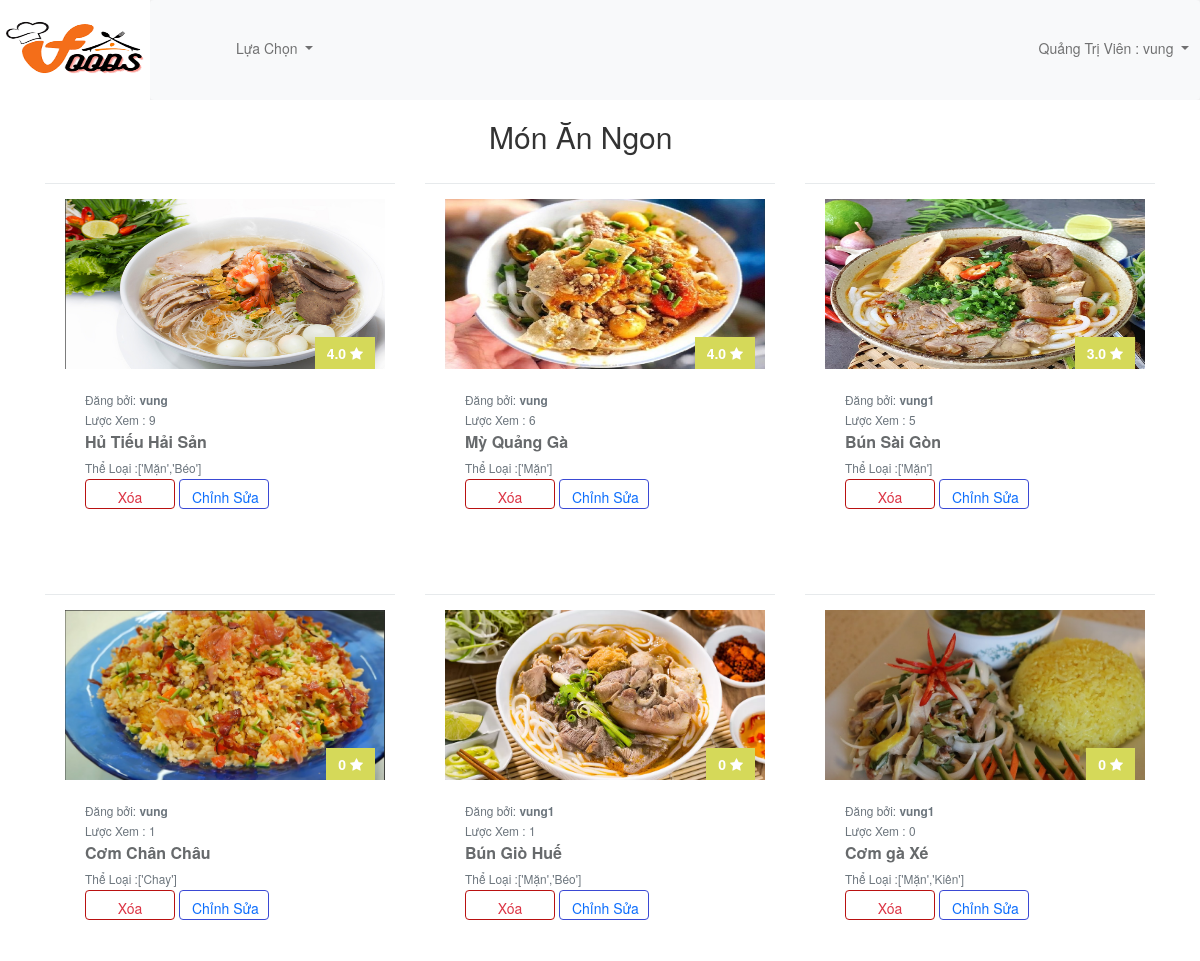
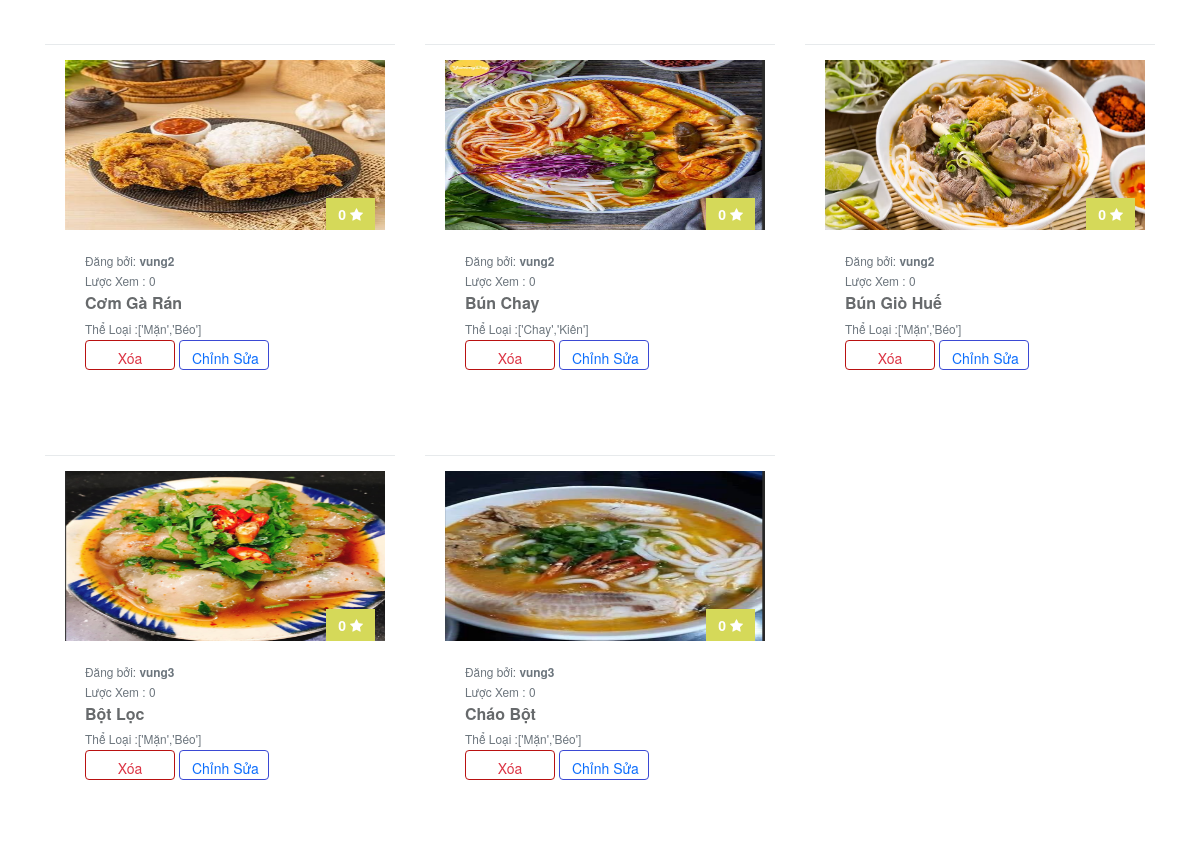
The page /top-view/ (signed in) on the database its author committed (2 pictures, top to bottom).
### myapp/models.py (models this page shows, shortened)
class Recipe(models.Model):
    title = models.CharField(max_length=100,null=True)
    author = models.ForeignKey('auth.User', on_delete=models.CASCADE)
    introduce =  models.CharField(max_length=100,null=True)
    description = models.CharField(max_length=200,null=True)
    created_at = models.DateTimeField(auto_now_add=True)
    views = models.IntegerField(default=0)
    liked_tym = models.ManyToManyField(User, related_name='liked_recipes', blank=True)
    average_rating = models.FloatField(default=0)
    CLASSIFY_CHOICES = [
            ('Mặn', 'Mặn'),
            ('Chay', 'Chay'),
            ('Kiên', 'Kiên'),
            ('Béo', 'Béo'),
        ]
    classify = models.CharField(max_length=10, choices=CLASSIFY_CHOICES)
    @property
    def average_rating(self):
        ratings = self.ratings.all()
        if ratings.exists():
            return round(sum(rating.stars for rating in ratings) / ratings.count(), 2)
        return 0

class RecipeImage(models.Model):
    recipe = models.ForeignKey(Recipe, related_name='images', on_delete=models.CASCADE)
    image = models.ImageField(upload_to='images/')
    uploaded_at = models.DateTimeField(auto_now_add=True)

class Rating(models.Model):
    recipe = models.ForeignKey(Recipe, related_name='ratings', on_delete=models.CASCADE)
    user = models.ForeignKey(User, on_delete=models.CASCADE)
    stars = models.PositiveIntegerField(default=1)
    class Meta:
        unique_together = ('user', 'recipe')  # Đảm bảo mỗi người dùng chỉ đánh giá một công thức một lần

### myapp/views.py (the view)
# urls.py: path('top-view/', views.view_recipes, name='view_recipes'),
@login_required
def view_recipes(request):
    recipes = Recipe.objects.all().order_by('-views')
    context = {
        'recipes': recipes,
    }
    return render(request, 'myapp/filter_view.html', context)

### myapp/templates/myapp/filter_view.html
{% extends "admin/admin.html" %}
{%load static%}
{%block view%}
<link href="https://maxcdn.bootstrapcdn.com/font-awesome/4.3.0/css/font-awesome.min.css" rel="stylesheet">
<div class="container">
    <h2 style="padding-left: 40%;">Món Ăn Ngon </h2>
<div class="row">
    {% for recipe in recipes %}
    <div class="col-md-4">
        <div class="ibox" style="padding-top: 20px;">
            <div class="ibox-content product-box" >
                {% if recipe.images.first %}
                <div class="product"  style="height: 170px;">
                    <img style="height: 170px;width: 320px;"  src="{{ recipe.images.first.image.url }}" alt="">
                </div>
                {% endif %}
                <div class="product-desc">
                    <span class="product-price">
                        {{ recipe.average_rating }} {{recipe.tym}} <i class="fa fa-star checked"></i>
                    </span>
                    <small class="text-muted">Đăng bởi: <b>{{ recipe.author.username }}</b> </small>
                    <br>
                    <small class="text-muted">Lược Xem : {{ recipe.views }}</small>
                    <a href="{%url 'detail' recipe.id %}" class="product-name"> {{recipe.title}}</a>
                    <div>
                    <small style="float: left;" class="text-muted">Thể Loại : </small>
                                {% for category in recipe.classify %}
                                    <small class="text-muted" style="float: left;"> {{ category }} </small>
                                {% endfor %}
                    </div>
                    <div class="m-t text-righ" style='padding-top: 20px;'>
                        <a href="{% url 'admin_delete' recipe.id %}" class="btn btn-outline-danger" style="height: 30px;width: 90px;padding-top: 7px;border: 1px solid #b91111;" > Xóa </a>
                        <a href="{% url 'admin_edit' recipe.id %}" class="btn btn-outline-primary" style="height: 30px;width: 90px;padding-top: 7px;border: 1px solid #3a49d4;">Chỉnh Sửa</a>
                    </div>
                </div>
            </div>
        </div>
    </div>
    {% endfor %}
</div>
</div>
{%endblock view%}

### myapp/templates/admin/admin.html (shortened to what this page needs)
{% load static %}
<!DOCTYPE html>
<html lang="en">
<head>
    <link href="https://cdn.jsdelivr.net/npm/bootstrap@5.0.2/dist/css/bootstrap.min.css" rel="stylesheet">
    <link href="https://maxcdn.bootstrapcdn.com/font-awesome/4.7.0/css/font-awesome.min.css" rel="stylesheet">
    <link rel="stylesheet" href="{%static "css/fixbase.css"%}">
    <link rel="stylesheet" href="{%static "css/fixhome.css"%}">
    <link href="https://maxcdn.bootstrapcdn.com/font-awesome/4.3.0/css/font-awesome.min.css" rel="stylesheet">
    <link href="//maxcdn.bootstrapcdn.com/bootstrap/3.3.0/css/bootstrap.min.css" rel="stylesheet" id="bootstrap-css">
</head>
<body>
    <div class='home'>
        <a href="{% url 'ad' %}"><img style="width: 150px; height: 100px;" src="{% static "imgg/logo.png" %}" alt=""></a>
        <nav class="navbar navbar-expand-lg navbar-light bg-light" style="height: 100px;width: auto; padding-left: 40px;">
            <div class="left">
                <ul class="navbar-nav me-auto mb-2 mb-lg-0">
                  <li class="nav-item dropdown">
                    <a class="nav-link dropdown-toggle" href="#" id="navbarDropdown" role="button" data-bs-toggle="dropdown" aria-expanded="false" style="height: 95px; padding-top:35px;padding-left: 45px;">
                      Lựa Chọn
                    </a>
                   </li>
                </ul>
            </div>
            <div class="right" style="padding-left: 70% ;">
              <ul class="navbar-nav me-auto mb-2 mb-lg-0">
                <li class="nav-item dropdown">
                  <a class="nav-link dropdown-toggle" href="#" role="button" data-bs-toggle="dropdown" aria-expanded="false" style="height: 95px; padding-top:35px;padding-left: 15px;">Quảng Trị Viên :
                    {{request.user}}
                  </a>
                </li>
            </div>
          </nav>
    </div>
    {% block admin_edit %}
    {% block view %}{% endblock view %}
{% endblock admin_edit %}
</body>
</html>

### myapp/static/css/fixbase.css (style rules this page uses)
.home { background-color: rgb(240, 240, 240); height: 100px; }
.home img { float: left; }

### myapp/static/css/fixhome.css (style rules this page uses)
body { margin-top:20px; background:#eee; }
.product-box { padding: 0; border: 1px solid #e7eaec; }
.product-desc { padding: 20px; position: relative; }
.product-name { font-size: 16px; font-weight: 600; color: #676a6c; display: block; margin: 2px 0 5px 0; }
.product-price { font-size: 14px; font-weight: 600; color: #ffffff; background-color: #d5d959; padding: 6px 12px; position: absolute; top: -32px; right: 0; }
.ibox { clear: both; margin-bottom: 25px; margin-top: 0; padding: 0; }
.ibox:after, .ibox:before { display: table; }
.ibox-content { background-color: #ffffff; color: inherit; padding: 15px 20px 20px 20px; border-color: #e7eaec; border-image: none; border-style: solid solid none; border-width: 1px 0; }

### rows shown on the page
Recipe: images.first.image (picture), average_rating "4.0", author.username "vung", views "9", title "Hủ Tiếu Hải Sản", classify "[" "'" "M" "ă" "n" "'" "," "'" "B" "e" "o" "'" "]"
Recipe: images.first.image (picture), average_rating "4.0", author.username "vung", views "6", title "Mỳ Quảng Gà", classify "[" "'" "M" "ă" "n" "'" "]"
Recipe: images.first.image (picture), average_rating "3.0", author.username "vung1", views "5", title "Bún Sài Gòn", classify "[" "'" "M" "ă" "n" "'" "]"
Recipe: images.first.image (picture), average_rating "0", author.username "vung", views "1", title "Cơm Chân Châu", classify "[" "'" "C" "h" "a" "y" "'" "]"
Recipe: images.first.image (picture), average_rating "0", author.username "vung1", views "1", title "Bún Giò Huế", classify "[" "'" "M" "ă" "n" "'" "," "'" "B" "e" "o" "'" "]"
Recipe: images.first.image (picture), average_rating "0", author.username "vung1", views "0", title "Cơm gà Xé", classify "[" "'" "M" "ă" "n" "'" "," "'" "K" "i" "ê" "n" "'" "]"
Recipe: images.first.image (picture), average_rating "0", author.username "vung2", views "0", title "Cơm Gà Rán", classify "[" "'" "M" "ă" "n" "'" "," "'" "B" "e" "o" "'" "]"
Recipe: images.first.image (picture), average_rating "0", author.username "vung2", views "0", title "Bún Chay", classify "[" "'" "C" "h" "a" "y" "'" "," "'" "K" "i" "ê" "n" "'" "]"
Recipe: images.first.image (picture), average_rating "0", author.username "vung2", views "0", title "Bún Giò Huế", classify "[" "'" "M" "ă" "n" "'" "," "'" "B" "e" "o" "'" "]"
Recipe: images.first.image (picture), average_rating "0", author.username "vung3", views "0", title "Bột Lọc", classify "[" "'" "M" "ă" "n" "'" "," "'" "B" "e" "o" "'" "]"
Recipe: images.first.image (picture), average_rating "0", author.username "vung3", views "0", title "Cháo Bột", classify "[" "'" "M" "ă" "n" "'" "," "'" "B" "e" "o" "'" "]"

### other values the page prints
{{ request.user }} "vung"
